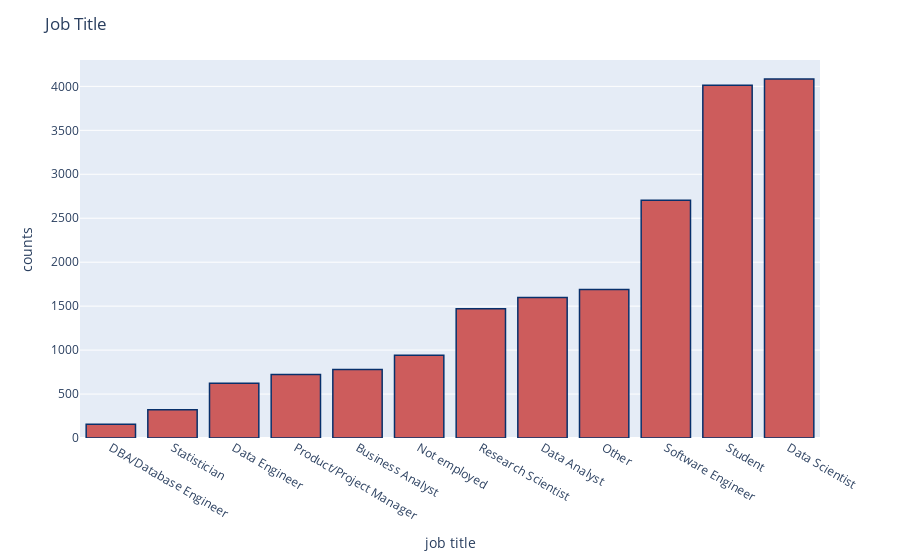

Notebook code cell kept with this figure:
### Markdown cell above
### Visualizing Job title distribution

### Code cell
# job title
job_count= pd.DataFrame({'job title':df["job title"].value_counts().index, 'counts':df["job title"].value_counts().values}).sort_values("counts")
fig = px.bar(job_count, x='job title', y='counts')
fig.update_traces(marker_color="indianred",marker_line_color='rgb(8,48,107)',
                  marker_line_width=1.5)
fig.update_layout(title_text='Job Title')
py.plot(fig, filename="job.html")
fig.show()

### Figure 1 — Plotly figure (JSON) as saved in the notebook; plotly's stock layout.template omitted (floating-point values rounded to 4 significant figures)
{"data": [{"alignmentgroup": "True", "hovertemplate": "job title=%{x}<br>counts=%{y}<extra></extra>", "legendgroup": "", "marker": {"color": "indianred", "line": {"color": "rgb(8,48,107)", "width": 1.5}}, "name": "", "offsetgroup": "", "orientation": "v", "showlegend": false, "textposition": "auto", "type": "bar", "x": ["DBA/Database Engineer", "Statistician", "Data Engineer", "Product/Project Manager", "Business Analyst", "Not employed", "Research Scientist", "Data Analyst", "Other", "Software Engineer", "Student", "Data Scientist"], "xaxis": "x", "y": [156, 322, 624, 723, 778, 942, 1470, 1598, 1690, 2705, 4014, 4085], "yaxis": "y"}], "layout": {"barmode": "relative", "legend": {"tracegroupgap": 0}, "margin": {"t": 60}, "title": {"text": "Job Title"}, "xaxis": {"anchor": "y", "domain": [0, 1], "title": {"text": "job title"}}, "yaxis": {"anchor": "x", "domain": [0, 1], "title": {"text": "counts"}}}}
